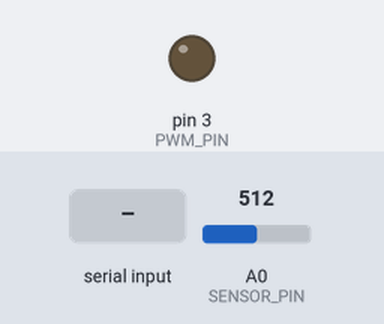
Bench run of a program on a simulated Arduino Uno, built with avr-gcc and run on an emulated ATmega328P. Shown: output pins drawn as LEDs (lit = HIGH). Inputs (shaded band) come from the test bench; at power-on: A0 (SENSOR_PIN) = 512. What the program prints to the serial monitor is not drawn.

Above: at 1.2 s.
1.3 s: "Q:90\n" received over Serial
At 2.1 s:
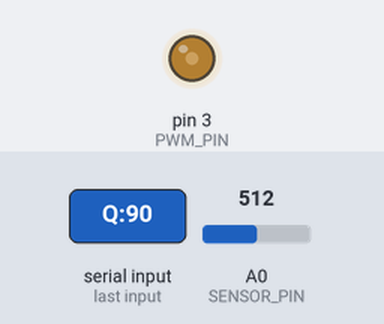
2.8 s: "Q:\n" received over Serial
At 3.2 s:
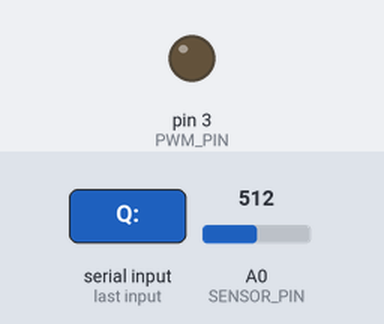
Timing chart, 0 to 5.8 s (numbered marks = the images above; inputs shaded):
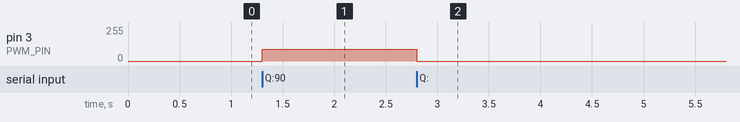

Measured:
- after the input at 1.3 s, pin 3 (PWM_PIN): 0/255 → 90/255 at once
- after the input at 2.8 s, pin 3 (PWM_PIN): 90/255 → 0/255 at once

The program:

main.cpp
```cpp
#include <Arduino.h>

// Arduino Firmware for Python-Based HIL Battery Control
// Baud Rate: 115200

const int PWM_PIN = 3;     // PWM Output to MOSFET Gate
const int SENSOR_PIN = A0; // Analog Input from MOSFET Drain
unsigned long lastTelemetry = 0;

void setup()
{
  Serial.begin(115200);
  pinMode(PWM_PIN, OUTPUT);
  analogWrite(PWM_PIN, 0); // Start at 0V
}

void loop()
{
  // 1. Process Control Command from Python (Format: "Q:VALUE\n")
  if (Serial.available() > 0)
  {
    String cmd = Serial.readStringUntil('\n');
    cmd.trim();
    if (cmd.startsWith("Q:"))
    {
      int pwmVal = cmd.substring(2).toInt();
      analogWrite(PWM_PIN, constrain(pwmVal, 0, 255));
    }
  }

  // 2. Transmit Periodic Telemetry (10Hz)
  if (millis() - lastTelemetry >= 100)
  {
    lastTelemetry = millis();
    // High-speed averaging to create a "software" thermal/electrical mass
    long sum = 0;
    for (int i = 0; i < 50; i++)
    {
      sum += analogRead(SENSOR_PIN);
      delayMicroseconds(50);
    }
    int averagedADC = sum / 50;

    Serial.print("A:");
    Serial.println(averagedADC);
  }
}
```
